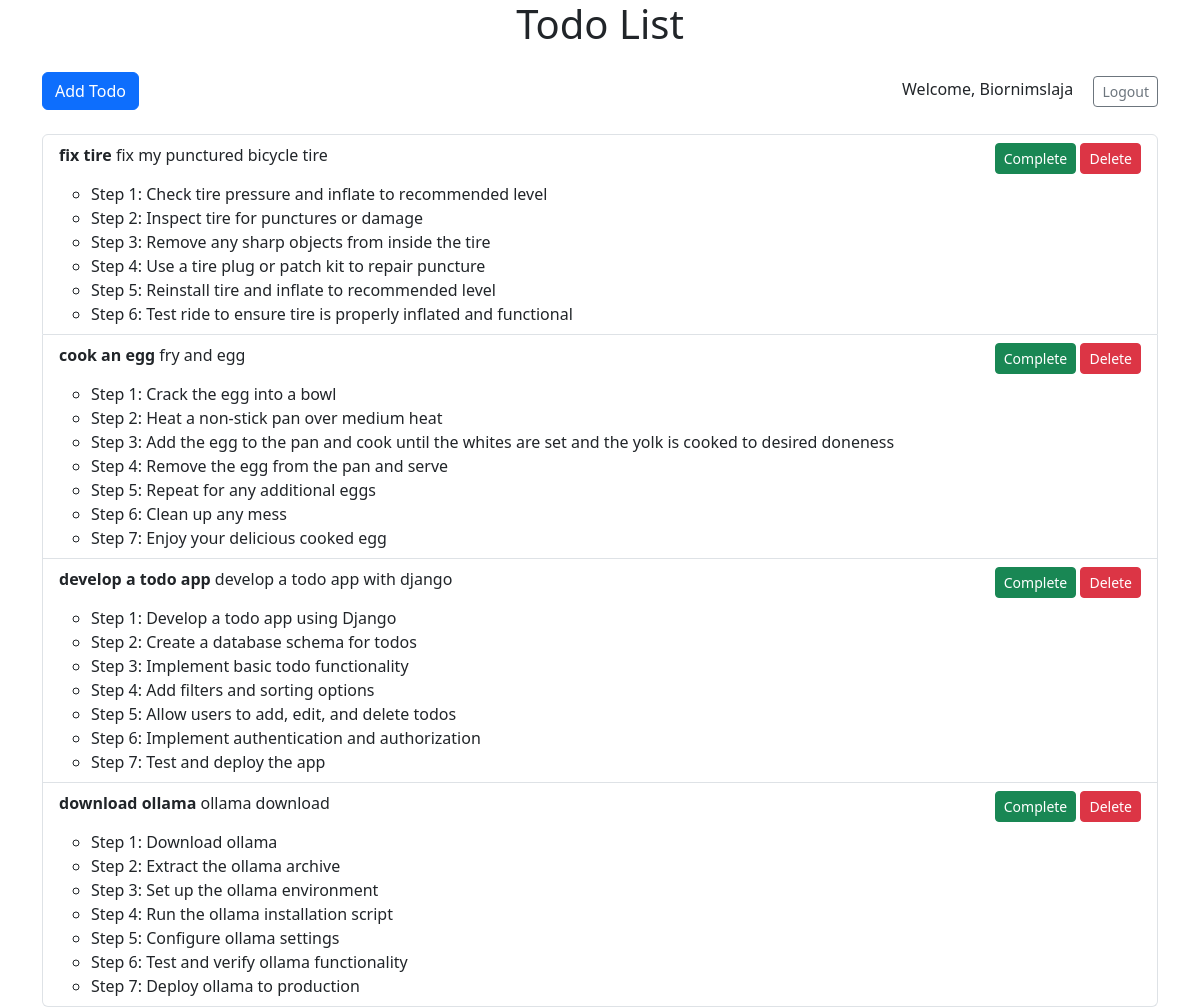
The app's page / (signed in) with its own data.
### todo/models.py (models this page shows)
class TodoItem(models.Model):
    user = models.ForeignKey(User, on_delete=models.CASCADE, related_name='todo_items')  # Remove the null=True
    id = models.UUIDField(primary_key=True, default=uuid.uuid4, editable=False)
    title = models.CharField(max_length=255)
    description = models.TextField()
    steps = models.JSONField(default=list)
    completed = models.BooleanField(default=False)

### todo/views.py (the view)
# urls.py: path('', views.index, name='index'),
@login_required(login_url='login')
def index(request):
    todo_items = TodoItem.objects.all()
    return render(request, 'todo/index.html', {'todo_items': todo_items})

### todo/templates/todo/index.html (shortened to what this page needs)
{% load static %}
<!DOCTYPE html>
<html lang="en">
<head>
    <link href="https://cdn.jsdelivr.net/npm/bootstrap@5.3.3/dist/css/bootstrap.min.css" rel="stylesheet"
>
</head>
<body>
    <div class="container">
        <h1 class="text-center mb-4">Todo List</h1>
        <div class="d-flex justify-content-between align-items-center mb-4">
            <div>
                <a href="{% url 'add_todo' %}" class="btn btn-primary">Add Todo</a>
            </div>
            <div class="text-end">
                <span class="me-3">Welcome, {{ user.username }}</span>
                <a href="{% url 'logout' %}" class="btn btn-outline-secondary btn-sm">Logout</a>
            </div>
        </div>
        <ul class="list-group">
            {% for todo_item in todo_items %}
            <li class="list-group-item">
                <div class="d-flex justify-content-between">
                    <div>
                        <strong>{{ todo_item.title }}</strong>
                        <span>{{ todo_item.description }}</span>
                    </div>
                    <div>
                        <a href="{% url 'complete_todo' todo_item.id %}" class="btn btn-success btn-sm">Complete</a>
                        <a href="{% url 'delete_todo' todo_item.id %}" class="btn btn-danger btn-sm">Delete</a>
                    </div>
                </div>
                {% if todo_item.steps %}
                <ul class="mt-2">
                    {% for step in todo_item.steps %}
                    <li>{{ step }}</li>
                    {% endfor %}
                </ul>
                {% endif %}
            </li>
            {% endfor %}
        </ul>
    </div>
</body>
</html>

### records on screen
TodoItem: title "fix tire", description "fix my punctured bicycle tire", steps "Step 1: Check tire pressure and inflate to recommended level" "Step 2: Inspect tire for punctures or damage" "Step 3: Remove any sharp objects from inside the tire" "Step 4: Use a tire plug or patch kit to repair puncture" "Step 5: Reinstall tire and inflate to recommended level" "Step 6: Test ride to ensure tire is properly inflated and functional"
TodoItem: title "cook an egg", description "fry and egg", steps "Step 1: Crack the egg into a bowl" "Step 2: Heat a non-stick pan over medium heat" "Step 3: Add the egg to the pan and cook until the whites are set and the yolk is cooked to desired doneness" "Step 4: Remove the egg from the pan and serve" "Step 5: Repeat for any additional eggs" "Step 6: Clean up any mess" "Step 7: Enjoy your delicious cooked egg"
TodoItem: title "develop a todo app", description "develop a todo app with django", steps "Step 1: Develop a todo app using Django" "Step 2: Create a database schema for todos" "Step 3: Implement basic todo functionality" "Step 4: Add filters and sorting options" "Step 5: Allow users to add, edit, and delete todos" "Step 6: Implement authentication and authorization" "Step 7: Test and deploy the app"
TodoItem: title "download ollama", description "ollama download", steps "Step 1: Download ollama" "Step 2: Extract the ollama archive" "Step 3: Set up the ollama environment" "Step 4: Run the ollama installation script" "Step 5: Configure ollama settings" "Step 6: Test and verify ollama functionality" "Step 7: Deploy ollama to production"

### other values on screen
{{ user.username }} "Biornimslaja"
